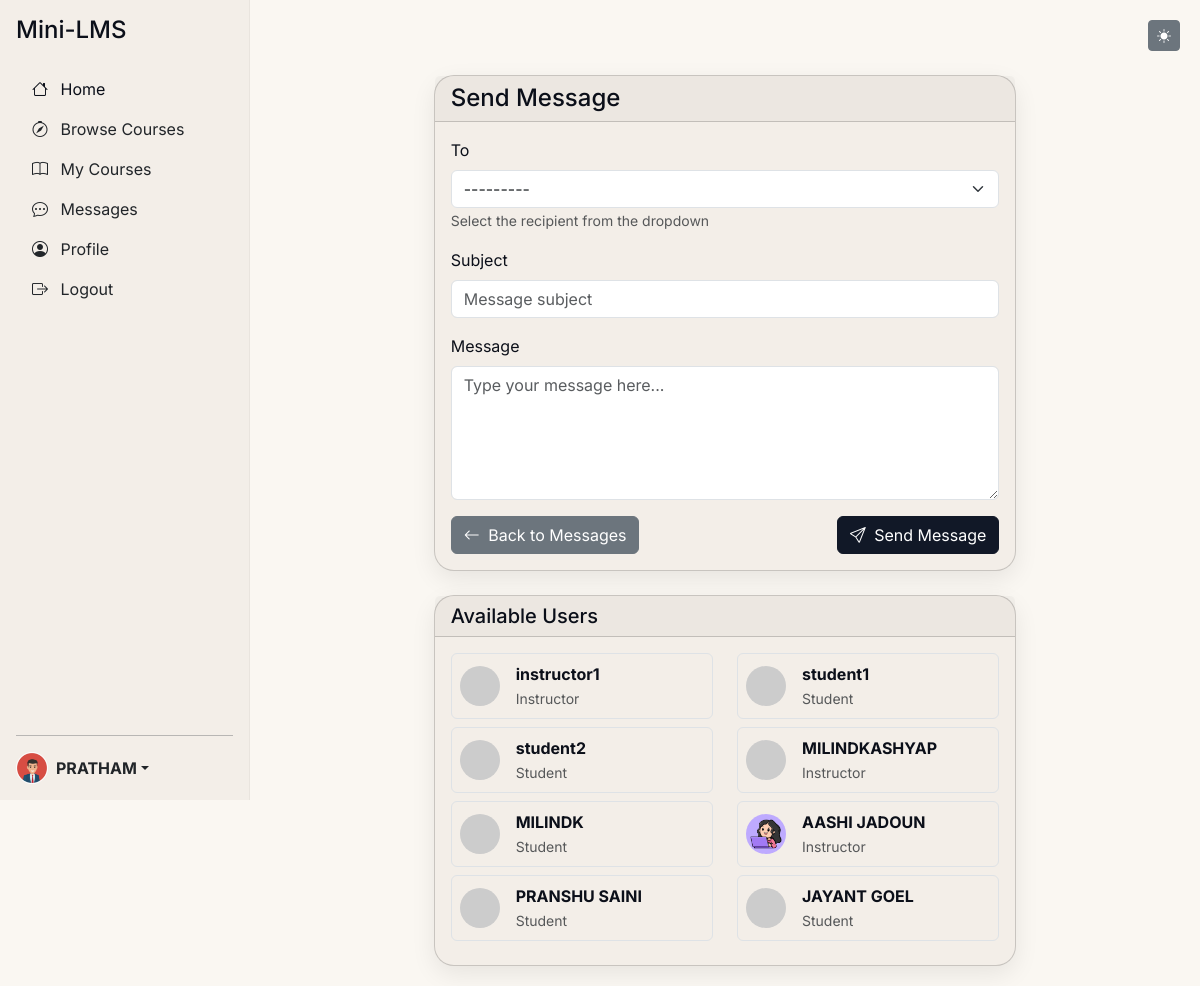
Screenshot of /api/auth/messages/send/ (signed in) with the database file from the repository.
### users/models.py (models this page shows)
class User(AbstractUser):
    ROLE_CHOICES = (
        ('INSTRUCTOR', 'Instructor'),
        ('STUDENT', 'Student'),
    )
    role = models.CharField(max_length=10, choices=ROLE_CHOICES, default='STUDENT')
    profile_photo = models.ImageField(upload_to='profile_photos/', null=True, blank=True)
    bio = models.TextField(max_length=500, blank=True)
    created_at = models.DateTimeField(auto_now_add=True)
    def __str__(self):
        return self.username

### users/views.py (the view)
# urls.py: path('messages/send/', views.send_message, name='send_message'),
@login_required
def send_message(request):
    users = User.objects.exclude(id=request.user.id)
    if request.method == 'POST':
        form = MessageForm(request.POST)
        if form.is_valid():
            message = form.save(commit=False)
            message.sender = request.user
            message.receiver = User.objects.get(pk=request.POST.get('receiver'))
            message.save()
            messages.success(request, 'Message sent successfully!')
            return redirect('messages_list')
    else:
        form = MessageForm()
    context = {
        'form': form,
        'users': users,
    }
    return render(request, 'users/send_message.html', context)

### users/forms.py
class MessageForm(forms.ModelForm):
    class Meta:
        model = Message
        fields = ['receiver', 'subject', 'content']
        widgets = {
            'receiver': forms.Select(attrs={'class': 'form-select'}),
            'subject': forms.TextInput(attrs={'class': 'form-control', 'placeholder': 'Message subject'}),
            'content': forms.Textarea(attrs={'class': 'form-control', 'rows': 5, 'placeholder': 'Type your message here...'}),
        }

### templates/users/send_message.html (shortened to what this page needs)
{% extends 'base.html' %}
{% load static %}
{% block content %}
<div class="container">
    <div class="row">
        <div class="col-md-8 mx-auto">
            <div class="card">
                <div class="card-header">
                    <h4 class="mb-0">Send Message</h4>
                </div>
                <div class="card-body">
                    <form method="post">
                        <div class="mb-3">
                            <label for="{{ form.receiver.id_for_label }}" class="form-label">To</label>
                            {{ form.receiver }}
                            <small class="form-text text-muted">Select the recipient from the dropdown</small>
                        </div>
                        <div class="mb-3">
                            <label for="{{ form.subject.id_for_label }}" class="form-label">Subject</label>
                            {{ form.subject }}
                        </div>
                        <div class="mb-3">
                            <label for="{{ form.content.id_for_label }}" class="form-label">Message</label>
                            {{ form.content }}
                        </div>
                        <div class="d-flex justify-content-between">
                            <a href="{% url 'messages_list' %}" class="btn btn-secondary">
                                <i class="bi bi-arrow-left me-1"></i> Back to Messages
                            </a>
                            <button type="submit" class="btn btn-primary">
                                <i class="bi bi-send me-1"></i> Send Message
                            </button>
                        </div>
                    </form>
                </div>
            </div>
            <div class="card mt-4">
                <div class="card-header">
                    <h5 class="mb-0">Available Users</h5>
                </div>
                <div class="card-body">
                    <div class="row">
                        {% for user in users %}
                            <div class="col-md-6 mb-2">
                                <div class="d-flex align-items-center p-2 border rounded">
                                    <div class="me-3">
                                        {% if user.profile_photo %}
                                            <img src="{{ user.profile_photo.url }}" alt="{{ user.username }}"
                                                 class="rounded-circle" style="width: 40px; height: 40px; object-fit: cover;">
                                        {% else %}
                                            <img src="https://www.gravatar.com/avatar/?d=mp" alt="{{ user.username }}"
                                                 class="rounded-circle" style="width: 40px; height: 40px;">
                                        {% endif %}
                                    </div>
                                    <div class="flex-grow-1">
                                        <div class="fw-bold">{{ user.get_full_name|default:user.username }}</div>
                                        <small class="text-muted">{{ user.get_role_display }}</small>
                                    </div>
                                </div>
                            </div>
                        {% empty %}
                            <div class="col-12 text-center">
                                <p class="text-muted">No other users available for messaging.</p>
                            </div>
                        {% endfor %}
                    </div>
                </div>
            </div>
        </div>
    </div>
</div>
{% endblock %}

### templates/partials/sidebar.html (shortened to what this page needs)
<nav class="sidebar d-flex flex-column p-3 bg-light vh-100 position-fixed" style="width: 250px;">
    <h4 class="mb-4">Mini-LMS</h4>
    <ul class="nav nav-pills flex-column mb-auto">
        <li class="nav-item">
            {% if request.user.is_authenticated %}
                {% if request.user.role == 'STUDENT' %}
                    <a href="{% url 'student_dashboard' %}" class="nav-link {% if request.resolver_match.url_name == 'student_dashboard' %}active{% endif %}" aria-current="page">
                        <i class="bi bi-house me-2"></i> Home
                    </a>
                {% elif request.user.role == 'INSTRUCTOR' %}
                    <a href="{% url 'instructor_dashboard' %}" class="nav-link {% if request.resolver_match.url_name == 'instructor_dashboard' %}active{% endif %}" aria-current="page">
                        <i class="bi bi-house me-2"></i> Home
                    </a>
                {% else %}
                     <a href="{% url 'course-list-public' %}" class="nav-link {% if request.resolver_match.url_name == 'course-list-public' %}active{% endif %}" aria-current="page">
                        <i class="bi bi-house me-2"></i> Home
                    </a>
                {% endif %}
            {% else %}
                <a href="{% url 'course-list-public' %}" class="nav-link {% if request.resolver_match.url_name == 'course-list-public' %}active{% endif %}" aria-current="page">
                    <i class="bi bi-house me-2"></i> Home
                </a>
            {% endif %}
        </li>
        <li>
            <a href="{% url 'course-list-public' %}" class="nav-link link-dark {% if request.resolver_match.url_name == 'course-list-public' %}active{% endif %}">
                <i class="bi bi-compass me-2"></i> Browse Courses
            </a>
        </li>
        {% if request.user.is_authenticated %}
            {% if request.user.role == 'STUDENT' %}
                <li>
                    <a href="{% url 'student_dashboard' %}" class="nav-link link-dark {% if request.resolver_match.url_name == 'student_dashboard' %}active{% endif %}">
                        <i class="bi bi-book me-2"></i> My Courses
                    </a>
                </li>
            {% elif request.user.role == 'INSTRUCTOR' %}
                <li>
                    <a href="{% url 'instructor_dashboard' %}" class="nav-link link-dark {% if request.resolver_match.url_name == 'instructor_dashboard' %}active{% endif %}">
                        <i class="bi bi-easel2 me-2"></i> Manage Courses
                    </a>
                </li>
            {% endif %}
            <li>
                <a href="{% url 'messages_list' %}" class="nav-link link-dark {% if 'messages' in request.resolver_match.url_name %}active{% endif %}">
                    <i class="bi bi-chat-dots me-2"></i> Messages
                </a>
            </li>
            <li>
                <a href="{% url 'profile_view' %}" class="nav-link link-dark {% if 'profile' in request.resolver_match.url_name %}active{% endif %}">
                    <i class="bi bi-person-circle me-2"></i> Profile
                </a>
            </li>
            <li>
                <a href="{% url 'logout' %}" class="nav-link link-dark">
                    <i class="bi bi-box-arrow-right me-2"></i> Logout
                </a>
            </li>
        {% endif %}
    </ul>
    <hr>
    <div class="dropdown">
        <a href="#" class="d-flex align-items-center link-dark text-decoration-none dropdown-toggle" id="dropdownUser2" data-bs-toggle="dropdown" aria-expanded="false">
            {% if request.user.is_authenticated %}
                {% if request.user.profile_photo %}
                    <img src="{{ request.user.profile_photo.url }}" alt="{{ request.user.username }}" width="32" height="32" class="rounded-circle me-2" style="object-fit: cover;">
                {% else %}
                    <img src="https://www.gravatar.com/avatar/?d=mp" alt="{{ request.user.username }}" width="32" height="32" class="rounded-circle me-2">
                {% endif %}
                <strong>{{ request.user.username }}</strong>
            {% else %}
                <img src="https://www.gravatar.com/avatar/?d=mp" alt="Guest" width="32" height="32" class="rounded-circle me-2">
                <strong>Guest</strong>
            {% endif %}
        </a>
    </div>
</nav>

### static/css/style.css (style rules this page uses)
body { background-color: var(--bg); color: var(--text); font-family: var(--font-sans); }
.sidebar { width: 250px; flex-shrink: 0; background-color: var(--surface) !important; border-right: 1px solid var(--chip); color: var(--text); transition: transform 0.3s ease; }
.sidebar .nav-link { color: var(--text); }
.card { border-radius: var(--radius-lg); box-shadow: var(--shadow-soft); background-color: var(--surface); color: var(--text); }
.btn-primary { background-color: var(--primary); border-color: var(--primary); }

### templates/base.html (style rules this page uses)
:root { --font-sans: "Inter", ui-sans-serif, system-ui, -apple-system, "Segoe UI", Roboto, Arial, "Noto Sans", "Apple Color Emoji", "Segoe UI Emoji"; --radius-lg: 20px; --shadow-soft: 0 8px 24px rgba(0,0,0,.08); --bg: #FAF7F2; --surface: #F3EEE8; --text: #0B0F19; --muted: #6B7280; --primary: #111827; --chip: #E9E4DE; --card-pink: #F6D5D8; --card-yellow: #FBE5B2; --card-mint: #D5F2E6; --card-lilac: #E4E2FF; }

### rows the page displays
User: user.profile_photo (picture), user.username "PRATHAM"
User: get_full_name "instructor1", role "Instructor"
User: get_full_name "student1", role "Student"
User: get_full_name "student2", role "Student"
User: get_full_name "MILINDKASHYAP", role "Instructor"
User: get_full_name "MILINDK", role "Student"
User: profile_photo (picture), get_full_name "AASHI JADOUN", role "Instructor"
User: get_full_name "PRANSHU SAINI", role "Student"
User: get_full_name "JAYANT GOEL", role "Student"
